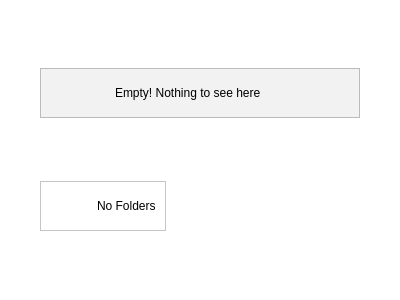
<?xml version="1.0" encoding="UTF-8"?>
<ui version="4.0">
 <class>recentlySavedFrame</class>
 <widget class="QWidget" name="recentlySavedFrame">
  <property name="geometry">
   <rect>
    <x>0</x>
    <y>0</y>
    <width>400</width>
    <height>300</height>
   </rect>
  </property>
  <property name="sizePolicy">
   <sizepolicy hsizetype="Preferred" vsizetype="Minimum">
    <horstretch>0</horstretch>
    <verstretch>0</verstretch>
   </sizepolicy>
  </property>
  <property name="windowTitle">
   <string>Form</string>
  </property>
  <property name="toolTip">
   <string/>
  </property>
  <property name="layoutDirection">
   <enum>Qt::LeftToRight</enum>
  </property>
  <property name="styleSheet">
   <string notr="true">QFrame#indexInfo{
	background-color: rgb(242, 242, 242);
}
QLabel{
	color:black;
}
QFrame{
	background-color:white;
}
QWidget#recentlySavedFrame{
	background-color:white;
}
QLabel{
	background-color: qlineargradient(spread:pad, x1:0, y1:0, x2:1, y2:1, stop:0 rgba(0, 0, 0, 0), stop:1 rgba(255, 255, 255, 0));
}
QLabel:hover{
	text-decoration: underline;
}</string>
  </property>
  <layout class="QVBoxLayout" name="verticalLayout">
   <property name="leftMargin">
    <number>40</number>
   </property>
   <property name="rightMargin">
    <number>40</number>
   </property>
   <item>
    <widget class="QFrame" name="indexInfo">
     <property name="maximumSize">
      <size>
       <width>16777215</width>
       <height>50</height>
      </size>
     </property>
     <property name="frameShape">
      <enum>QFrame::StyledPanel</enum>
     </property>
     <property name="frameShadow">
      <enum>QFrame::Plain</enum>
     </property>
     <layout class="QHBoxLayout" name="horizontalLayout">
      <property name="spacing">
       <number>40</number>
      </property>
      <item>
       <widget class="QLabel" name="infoIcon">
        <property name="maximumSize">
         <size>
          <width>25</width>
          <height>25</height>
         </size>
        </property>
        <property name="text">
         <string/>
        </property>
        <property name="textFormat">
         <enum>Qt::AutoText</enum>
        </property>
        <property name="pixmap">
         <pixmap>../assets/infoIcon.png</pixmap>
        </property>
        <property name="scaledContents">
         <bool>true</bool>
        </property>
       </widget>
      </item>
      <item alignment="Qt::AlignLeft">
       <widget class="QLabel" name="infoLabel">
        <property name="autoFillBackground">
         <bool>false</bool>
        </property>
        <property name="text">
         <string>Empty! Nothing to see here</string>
        </property>
       </widget>
      </item>
     </layout>
    </widget>
   </item>
   <item alignment="Qt::AlignLeft">
    <widget class="QFrame" name="filePath1">
     <property name="enabled">
      <bool>false</bool>
     </property>
     <property name="maximumSize">
      <size>
       <width>16777215</width>
       <height>50</height>
      </size>
     </property>
     <property name="frameShape">
      <enum>QFrame::StyledPanel</enum>
     </property>
     <property name="frameShadow">
      <enum>QFrame::Plain</enum>
     </property>
     <layout class="QHBoxLayout" name="horizontalLayout_3">
      <property name="spacing">
       <number>40</number>
      </property>
      <item alignment="Qt::AlignLeft">
       <widget class="QLabel" name="folderIconLabel">
        <property name="maximumSize">
         <size>
          <width>34</width>
          <height>30</height>
         </size>
        </property>
        <property name="text">
         <string/>
        </property>
        <property name="pixmap">
         <pixmap>../assets/Folder-open.png</pixmap>
        </property>
        <property name="scaledContents">
         <bool>true</bool>
        </property>
       </widget>
      </item>
      <item alignment="Qt::AlignRight">
       <widget class="QLabel" name="folderNameLabel">
        <property name="text">
         <string>No Folders</string>
        </property>
        <property name="textFormat">
         <enum>Qt::AutoText</enum>
        </property>
       </widget>
      </item>
     </layout>
    </widget>
   </item>
  </layout>
 </widget>
 <resources/>
 <connections/>
</ui>
